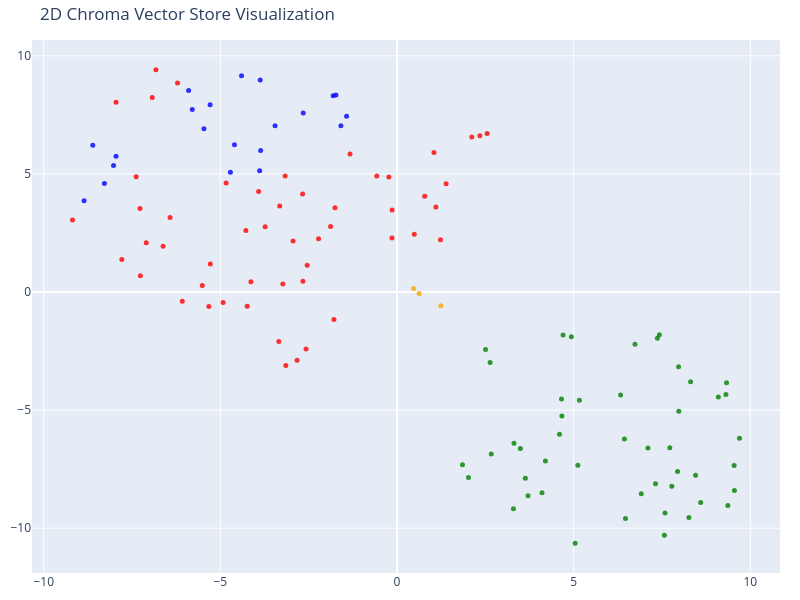

Write notebook code for a chart like this one.
### Code cell
# We humans find it easier to visalize things in 2D!
# Reduce the dimensionality of the vectors to 2D using t-SNE
# (t-distributed stochastic neighbor embedding)

tsne = TSNE(n_components=2, random_state=42)
reduced_vectors = tsne.fit_transform(vectors)

# Create the 2D scatter plot
fig = go.Figure(data=[go.Scatter(
    x=reduced_vectors[:, 0],
    y=reduced_vectors[:, 1],
    mode='markers',
    marker=dict(size=5, color=colors, opacity=0.8),
    text=[f"Type: {t}<br>Text: {d[:100]}..." for t, d in zip(doc_types, documents)],
    hoverinfo='text'
)])

fig.update_layout(
    title='2D Chroma Vector Store Visualization',
    scene=dict(xaxis_title='x',yaxis_title='y'),
    width=800,
    height=600,
    margin=dict(r=20, b=10, l=10, t=40)
)

fig.show()

### Figure 1 — Plotly figure (JSON) as saved in the notebook; plotly's stock layout.template omitted (floating-point values rounded to 4 significant figures)
{"data": [{"hoverinfo": "text", "marker": {"color": ["blue", "blue", "blue", "blue", "blue", "blue", "blue", "blue", "blue", "blue", "blue", "blue", "blue", "blue", "blue", "blue", "blue", "blue", "blue", "blue", "blue", "red", "red", "red", "red", "red", "red", "red", "red", "red", "red", "red", "red", "red", "red", "red", "red", "red", "red", "red", "red", "red", "red", "red", "red", "red", "red", "red", "red", "red", "red", "red", "red", "red", "red", "red", "red", "red", "red", "red", "red", "red", "red", "red", "red", "red", "red", "red", "red", "red", "red", "red", "red", "orange", "orange", "orange", "green", "green", "green", "green", "green", "green", "green", "green", "green", "green", "green", "green", "green", "green", "green", "green", "green", "green", "green", "green", "green", "green", "green", "green", "green", "green", "green", "green", "green", "green", "green", "green", "green", "green", "green", "green", "green", "green", "green", "green", "green", "green", "green", "green", "green", "green", "green"], "opacity": 0.8, "size": 5}, "mode": "markers", "text": ["Type: products<br>Text: # Product Summary\n\n# Rellm: AI-Powered Enterprise Reinsurance Solution\n\n## Summary\n\nRellm is an inno...", "Type: products<br>Text: ### Seamless Integrations\nRellm's architecture is designed for effortless integration with existing ...", "Type: products<br>Text: ### Regulatory Compliance Tools\nRellm includes built-in compliance tracking features to help organiz...", "Type: products<br>Text: Join the growing number of organizations leveraging Rellm to enhance their reinsurance processes whi...", "Type: products<br>Text: Experience the future of reinsurance with Rellm, where innovation meets reliability. Let Insurellm h...", "Type: products<br>Text: # Product Summary\n\n# Markellm\n\n## Summary\n\nMarkellm is an innovative two-sided marketplace designed ...", "Type: products<br>Text: - **User-Friendly Interface**: Designed with user experience in mind, Markellm features an intuitive...", "Type: products<br>Text: - **Customer Support**: Our dedicated support team is always available to assist both consumers and ...", "Type: products<br>Text: ### For Insurance Companies:\n- **Basic Listing Fee**: $199/month for a featured listing on the platf...", "Type: products<br>Text: ### Q3 2025\n- Initiate a comprehensive marketing campaign targeting both consumers and insurers to i...", "Type: products<br>Text: # Product Summary\n\n# Homellm\n\n## Summary\nHomellm is an innovative home insurance product developed b...", "Type: products<br>Text: ### 2. Dynamic Pricing Model\nWith Homellm's innovative dynamic pricing model, insurance providers ca...", "Type: products<br>Text: ### 5. Multi-Channel Integration\nHomellm seamlessly integrates into existing insurance platforms, pr...", "Type: products<br>Text: - **Basic Tier:** Starting at $5,000/month for small insurers with basic integration features.\n- **S...", "Type: products<br>Text: All tiers include a comprehensive training program and ongoing updates to ensure optimal performance...", "Type: products<br>Text: With Homellm, Insurellm is committed to transforming the landscape of home insurance, ensuring both ...", "Type: products<br>Text: # Product Summary\n\n# Carllm\n\n## Summary\n\nCarllm is an innovative auto insurance product developed by...", "Type: products<br>Text: - **Instant Quoting**: With Carllm, insurance companies can offer near-instant quotes to customers, ...", "Type: products<br>Text: - **Mobile Integration**: Carllm is designed to work seamlessly with mobile applications, providing ...", "Type: products<br>Text: - **Professional Tier**: $2,500/month\n  - For medium-sized companies.\n  - All Basic Tier features pl...", "Type: products<br>Text: ### Q2 2025: Customer Experience Improvements\n- Launch of a new **mobile app** for end-users.\n- Intr...", "Type: contracts<br>Text: # Contract with GreenField Holdings for Markellm\n\n**Effective Date:** November 15, 2023  \n**Contract...", "Type: contracts<br>Text: ## Renewal\n1. **Automatic Renewal**: This contract will automatically renew for sequential one-year ...", "Type: contracts<br>Text: ## Features\n1. **AI-Powered Matching**: Access to advanced algorithms that connect GreenField Holdin...", "Type: contracts<br>Text: ## Support\n1. **Customer Support Access**: The Client will have access to dedicated support through ...", "Type: contracts<br>Text: **Signatures:**  \n_________________________                           _________________________  \n**...", "Type: contracts<br>Text: # Contract with Apex Reinsurance for Rellm: AI-Powered Enterprise Reinsurance Solution\n\n## Terms\n\n1....", "Type: contracts<br>Text: ## Renewal\n\n1. **Automatic Renewal**: This Agreement will automatically renew for successive one-yea...", "Type: contracts<br>Text: 2. **Seamless Integrations**: The architecture of Rellm allows for easy integration with existing sy...", "Type: contracts<br>Text: 1. **Technical Support**: Provider shall offer dedicated technical support to the Client via phone, ...", "Type: contracts<br>Text: **Insurellm, Inc.**  \n_____________________________  \nAuthorized Signature   \nDate: ________________...", "Type: contracts<br>Text: # Contract with Greenstone Insurance for Homellm\n\n---\n\n## Terms\n\n1. **Parties**: This Contract (\"Agr...", "Type: contracts<br>Text: 4. **Payment Terms**: \n   - The Customer shall pay an amount of $10,000 per month for the Standard T...", "Type: contracts<br>Text: ---\n\n## Features\n\n- **AI-Powered Risk Assessment**: Customer will have access to enhanced risk evalu...", "Type: contracts<br>Text: - **Customer Portal**: A dedicated portal will be provided, allowing the Customer's clients to manag...", "Type: contracts<br>Text: ______________________________  \n[Name], [Title]  \nDate: ______________________\n\n**For Greenstone In...", "Type: contracts<br>Text: # Contract with Roadway Insurance Inc. for Carllm\n\n---\n\n## Terms\n\n1. **Agreement Effective Date**: T...", "Type: contracts<br>Text: ---\n\n## Renewal\n\n1. **Automatic Renewal**: This agreement will automatically renew for an additional...", "Type: contracts<br>Text: ---\n\n## Features\n\n1. **Access to Core Features**: Roadway Insurance Inc. will have access to all Pro...", "Type: contracts<br>Text: ---\n\n## Support\n\n1. **Technical Support**: Roadway Insurance Inc. will receive priority technical su...", "Type: contracts<br>Text: # Contract with Stellar Insurance Co. for Rellm\n\n## Terms\nThis contract is made between **Insurellm*...", "Type: contracts<br>Text: ### Termination\nEither party may terminate this agreement with a **30-day written notice**. In the e...", "Type: contracts<br>Text: ## Features\nStellar Insurance Co. will receive access to the following features of the Rellm product...", "Type: contracts<br>Text: ## Support\nInsurellm provides Stellar Insurance Co. with the following support services:\n\n- **24/7 T...", "Type: contracts<br>Text: # Contract with TechDrive Insurance for Carllm\n\n**Contract Date:** October 1, 2024  \n**Contract Dura...", "Type: contracts<br>Text: ## Renewal\n\n1. **Automatic Renewal**: This contract shall automatically renew for additional one-yea...", "Type: contracts<br>Text: ## Support\n\n1. **Customer Support**: Insurellm will provide 24/7 customer support to TechDrive Insur...", "Type: contracts<br>Text: **TechDrive Insurance Representative:**  \nName: Sarah Johnson  \nTitle: Operations Director  \nDate: _...", "Type: contracts<br>Text: # Contract with Belvedere Insurance for Markellm\n\n## Terms\nThis Contract (\"Agreement\") is made and e...", "Type: contracts<br>Text: ## Renewal\n1. **Renewal Terms**: This Agreement may be renewed for additional one-year terms upon mu...", "Type: contracts<br>Text: ## Features\n1. **AI-Powered Matching**: Belvedere Insurance will benefit from Markellm's AI-powered ...", "Type: contracts<br>Text: ## Support\n1. **Technical Support**: Technical support will be available from 9 AM to 7 PM EST, Mond...", "Type: contracts<br>Text: **Belvedere Insurance**  \nSignature: ______________________  \nName: [Authorized Signatory]  \nTitle: ...", "Type: contracts<br>Text: # Contract with Velocity Auto Solutions for Carllm\n\n**Contract Date:** October 1, 2023  \n**Contract ...", "Type: contracts<br>Text: ## Renewal\n\n1. **Automatic Renewal**: This contract will automatically renew for successive 12-month...", "Type: contracts<br>Text: ## Support\n\n1. **Customer Support**: Velocity Auto Solutions will have access to Insurellm’s custome...", "Type: contracts<br>Text: # Contract with GreenValley Insurance for Homellm\n\n**Contract Date:** October 6, 2023  \n**Contract N...", "Type: contracts<br>Text: 4. **Confidentiality:** Both parties agree to maintain the confidentiality of proprietary informatio...", "Type: contracts<br>Text: 1. **AI-Powered Risk Assessment:** Access to advanced AI algorithms for real-time risk evaluations.\n...", "Type: contracts<br>Text: 3. **Regular Updates:** Insurellm will offer ongoing updates and enhancements to the Homellm platfor...", "Type: contracts<br>Text: # Contract with EverGuard Insurance for Rellm: AI-Powered Enterprise Reinsurance Solution\n\n**Contrac...", "Type: contracts<br>Text: 4. **Usage Rights**: EverGuard Insurance is granted a non-exclusive, non-transferable license to acc...", "Type: contracts<br>Text: 1. **Core Functionality**: Rellm provides EverGuard Insurance with advanced AI-driven analytics, sea...", "Type: contracts<br>Text: 1. **Customer Support**: Insurellm will provide EverGuard Insurance with 24/7 customer support, incl...", "Type: contracts<br>Text: ---\n\n**Signatures**  \n**For Insurellm**: __________________________  \n**Name**: John Smith  \n**Title...", "Type: contracts<br>Text: # Contract with BrightWay Solutions for Markellm\n\n**Contract Date:** October 5, 2023  \n**Contract ID...", "Type: contracts<br>Text: 3. **Service Level Agreement (SLA):**  \n   Insurellm commits to a 99.9% uptime for the platform with...", "Type: contracts<br>Text: 2. **Real-Time Quote Availability:**  \n   Consumers sourced via BrightWay Solutions will receive rea...", "Type: contracts<br>Text: 3. **Training and Onboarding:**  \n   Insurellm agrees to provide one free training session on how to...", "Type: contracts<br>Text: # Contract with Pinnacle Insurance Co. for Homellm\n\n## Terms\nThis contract (\"Contract\") is entered i...", "Type: contracts<br>Text: ## Renewal\n1. **Renewal Terms**: At the end of the initial term, this Contract shall automatically r...", "Type: contracts<br>Text: ## Features\n1. **AI-Powered Risk Assessment**: Utilized for tailored underwriting decisions specific...", "Type: contracts<br>Text: ## Support\n1. **Technical Support**: Insurellm shall provide 24/7 technical support via an email and...", "Type: company<br>Text: # Overview of Insurellm\n\nInsurellm is an innovative insurance tech firm with 200 employees across th...", "Type: company<br>Text: # Careers at Insurellm\n\nInsurellm is hiring! We are looking for talented software engineers, data sc...", "Type: company<br>Text: # About Insurellm\n\nInsurellm was founded by Avery Lancaster in 2015 as an insurance tech startup des...", "Type: employees<br>Text: # HR Record\n\n# Alex Chen\n\n## Summary\n- **Date of Birth:** March 15, 1990  \n- **Job Title:** Backend ...", "Type: employees<br>Text: ## Annual Performance History\n- **2020:**  \n  - Completed onboarding successfully.  \n  - Met expecta...", "Type: employees<br>Text: ## Compensation History\n- **2020:** Base Salary: $80,000  \n- **2021:** Base Salary Increase to $90,0...", "Type: employees<br>Text: Alex Chen continues to be a vital asset at Insurellm, contributing significantly to innovative backe...", "Type: employees<br>Text: # HR Record\n\n# Oliver Spencer\n\n## Summary\n- **Date of Birth**: May 14, 1990  \n- **Job Title**: Backe...", "Type: employees<br>Text: ## Annual Performance History\n- **2018**: **3/5** - Adaptable team player but still learning to take...", "Type: employees<br>Text: ## Compensation History\n- **March 2018**: Initial salary of $80,000.\n- **July 2019**: Salary increas...", "Type: employees<br>Text: # HR Record\n\n# Emily Tran\n\n## Summary\n- **Date of Birth:** March 18, 1991  \n- **Job Title:** Digital...", "Type: employees<br>Text: - **January 2017 - May 2018**: Marketing Intern  \n  - Supported the Marketing team by collaborating ...", "Type: employees<br>Text: - **2021**:  \n  - Performance Rating: Meets Expectations  \n  - Key Achievements: Contributed to the ...", "Type: employees<br>Text: - **Professional Development Goals**:  \n  - Emily Tran aims to become a Marketing Manager within the...", "Type: employees<br>Text: # HR Record\n\n# Jordan Blake\n\n## Summary\n- **Date of Birth:** March 15, 1993  \n- **Job Title:** Sales...", "Type: employees<br>Text: ## Annual Performance History\n- **2021:** First year at Insurellm; achieved 90% of monthly targets. ...", "Type: employees<br>Text: ## Other HR Notes\n- Jordan has shown an interest in continuing education, actively participating in ...", "Type: employees<br>Text: # Avery Lancaster\n\n## Summary\n- **Date of Birth**: March 15, 1985  \n- **Job Title**: Co-Founder & Ch...", "Type: employees<br>Text: - **2010 - 2013**: Business Analyst at Edge Analytics  \n  Prior to joining Innovate, Avery worked as...", "Type: employees<br>Text: - **2018**: **Exceeds Expectations**  \n  Under Avery’s pivoted vision, Insurellm launched two new su...", "Type: employees<br>Text: - **2022**: **Satisfactory**  \n  Avery focused on rebuilding team dynamics and addressing employee c...", "Type: employees<br>Text: ## Compensation History\n- **2015**: $150,000 base salary + Significant equity stake  \n- **2016**: $1...", "Type: employees<br>Text: ## Other HR Notes\n- **Professional Development**: Avery has actively participated in leadership trai...", "Type: employees<br>Text: # HR Record\n\n# Maxine Thompson\n\n## Summary\n- **Date of Birth:** January 15, 1991  \n- **Job Title:** ...", "Type: employees<br>Text: ## Insurellm Career Progression\n- **January 2017 - October 2018**: **Junior Data Engineer**  \n  * Ma...", "Type: employees<br>Text: ## Annual Performance History\n- **2017**: *Meets Expectations*  \n  Maxine showed potential in her ro...", "Type: employees<br>Text: - **2021**: *Exceeds Expectations*  \n  Maxine spearheaded the transition to a new data warehousing s...", "Type: employees<br>Text: ## Compensation History\n- **2017**: $70,000 (Junior Data Engineer)  \n- **2018**: $75,000 (Junior Dat...", "Type: employees<br>Text: # Samantha Greene\n\n## Summary\n- **Date of Birth:** October 14, 1990\n- **Job Title:** HR Generalist\n-...", "Type: employees<br>Text: ## Annual Performance History\n- **2020:** Exceeds Expectations  \n  Samantha Greene demonstrated exce...", "Type: employees<br>Text: ## Compensation History\n- **2020:** Base Salary - $55,000  \n  The entry-level salary matched industr...", "Type: employees<br>Text: - **2023:** Base Salary - $70,000  \n  Recognized for substantial improvement in employee relations m...", "Type: employees<br>Text: # HR Record\n\n# Alex Thomson\n\n## Summary\n- **Date of Birth:** March 15, 1995  \n- **Job Title:** Sales...", "Type: employees<br>Text: ## Annual Performance History  \n- **2022** - Rated as \"Exceeds Expectations.\" Alex Thomson achieved ...", "Type: employees<br>Text: ## Other HR Notes\n- Alex Thomson is an active member of the Diversity and Inclusion committee at Ins...", "Type: employees<br>Text: # HR Record\n\n# Samuel Trenton\n\n## Summary\n- **Date of Birth:** April 12, 1989  \n- **Job Title:** Sen...", "Type: employees<br>Text: ## Annual Performance History\n- **2023:** Rating: 4.5/5  \n  *Samuel exceeded expectations, successfu...", "Type: employees<br>Text: ## Compensation History\n- **2023:** Base Salary: $115,000 + Bonus: $15,000  \n  *Annual bonus based o...", "Type: employees<br>Text: - **Engagement in Company Culture:** Regularly participates in team-building events and contributes ...", "Type: employees<br>Text: # HR Record\n\n# Alex Harper\n\n## Summary\n- **Date of Birth**: March 15, 1993  \n- **Job Title**: Sales ...", "Type: employees<br>Text: ## Annual Performance History  \n- **2021**:  \n  - **Performance Rating**: 4.5/5  \n  - **Key Achievem...", "Type: employees<br>Text: - **2022**:  \n  - **Base Salary**: $65,000 (Promotion to Senior SDR)  \n  - **Bonus**: $13,000 (20% o...", "Type: employees<br>Text: # HR Record\n\n# Jordan K. Bishop\n\n## Summary\n- **Date of Birth:** March 15, 1990\n- **Job Title:** Fro...", "Type: employees<br>Text: ## Annual Performance History\n- **2019:** Exceeds Expectations - Continuously delivered high-quality...", "Type: employees<br>Text: ## Compensation History\n- **June 2018:** Starting Salary - $85,000\n- **June 2019:** Salary Increase ...", "Type: employees<br>Text: ## Other HR Notes\n- Jordan K. Bishop has been an integral part of club initiatives, including the In...", "Type: employees<br>Text: # HR Record\n\n# Emily Carter\n\n## Summary\n- **Date of Birth:** August 12, 1990  \n- **Job Title:** Acco...", "Type: employees<br>Text: - **2017-2019:** Marketing Intern  \n  - Assisted with market research and campaign development for s...", "Type: employees<br>Text: ## Compensation History\n| Year | Base Salary | Bonus         | Total Compensation |\n|------|--------...", "Type: employees<br>Text: Emily Carter exemplifies the kind of talent that drives Insurellm's success and is an invaluable ass..."], "type": "scatter", "x": [-3.859, -4.716, -3.889, -3.452, -4.601, -7.953, -8.024, -8.282, -8.857, -8.61, -5.29, -5.899, -5.795, -3.873, -4.4, -5.465, -1.807, -1.727, -1.428, -1.588, -2.654, -7.264, 2.118, -7.953, -9.185, -2.83, -4.278, -2.672, -4.837, -2.543, -2.574, -5.511, -5.284, -6.213, -4.136, -3.147, 1.389, 1.047, -1.33, -0.1398, -1.88, -1.756, -3.167, -2.22, 1.1, -0.231, 0.4886, 1.229, -7.789, 2.552, -7.383, -2.663, -3.346, 0.7839, -0.5727, -0.142, -5.326, -4.922, -6.927, -4.24, -3.732, -3.32, -3.917, -2.942, -1.784, -7.097, -6.423, -7.274, -6.621, -6.078, 2.345, -6.824, -3.231, 0.4706, 1.239, 0.6252, 3.492, 9.31, 7.779, 2.506, 3.311, 9.096, 7.317, 4.667, 5.163, 8.451, 4.657, 3.633, 6.913, 2.023, 4.699, 6.736, 7.371, 7.426, 9.365, 4.934, 5.119, 9.694, 8.31, 7.97, 9.542, 6.437, 7.976, 7.722, 7.103, 3.709, 7.568, 3.296, 4.2, 8.263, 8.596, 5.043, 4.104, 7.586, 6.467, 2.668, 9.328, 9.551, 1.853, 4.6, 6.329, 7.942, 2.635], "y": [5.992, 5.068, 5.136, 7.044, 6.239, 5.744, 5.351, 4.594, 3.859, 6.216, 7.923, 8.531, 7.722, 8.976, 9.151, 6.908, 8.311, 8.34, 7.443, 7.044, 7.584, 0.6856, 6.559, 8.038, 3.047, -2.888, 2.606, 4.145, 4.613, 1.132, -2.411, 0.2722, 1.182, 8.848, 0.4297, -3.115, 4.582, 5.906, 5.848, 3.47, 2.77, 3.573, 4.91, 2.251, 3.597, 4.869, 2.442, 2.211, 1.381, 6.708, 4.881, 0.4611, -2.09, 4.059, 4.914, 2.286, -0.6099, -0.4389, 8.231, -0.6037, 2.767, 3.637, 4.259, 2.163, -1.16, 2.085, 3.156, 3.54, 1.935, -0.3933, 6.619, 9.409, 0.3412, 0.1501, -0.5849, -0.05841, -6.624, -4.341, -8.22, -2.436, -6.401, -4.44, -8.117, -5.247, -4.584, -7.753, -4.53, -7.879, -8.539, -7.857, -1.816, -2.212, -1.961, -1.806, -9.034, -1.896, -7.335, -6.191, -3.802, -3.166, -7.349, -6.223, -5.048, -6.589, -6.599, -8.623, -10.3, -9.173, -7.15, -9.546, -8.912, -10.63, -8.494, -9.359, -9.585, -6.858, -3.836, -8.403, -7.309, -6.018, -4.356, -7.6, -2.979]}], "layout": {"height": 600, "margin": {"b": 10, "l": 10, "r": 20, "t": 40}, "scene": {"xaxis": {"title": {"text": "x"}}, "yaxis": {"title": {"text": "y"}}}, "title": {"text": "2D Chroma Vector Store Visualization"}, "width": 800}}
